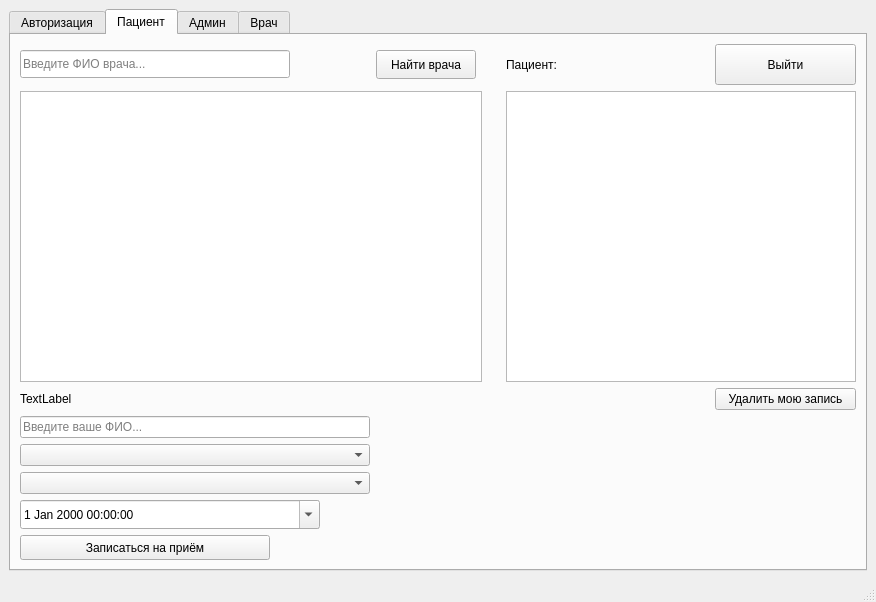
<?xml version="1.0" encoding="UTF-8"?>
<ui version="4.0">
 <class>MainWindow</class>
 <widget class="QMainWindow" name="MainWindow">
  <property name="geometry">
   <rect>
    <x>0</x>
    <y>0</y>
    <width>876</width>
    <height>602</height>
   </rect>
  </property>
  <property name="sizePolicy">
   <sizepolicy hsizetype="Preferred" vsizetype="Preferred">
    <horstretch>0</horstretch>
    <verstretch>0</verstretch>
   </sizepolicy>
  </property>
  <property name="minimumSize">
   <size>
    <width>450</width>
    <height>300</height>
   </size>
  </property>
  <property name="windowTitle">
   <string>MainWindow</string>
  </property>
  <widget class="QWidget" name="centralwidget">
   <layout class="QVBoxLayout" name="verticalLayout">
    <item>
     <widget class="QTabWidget" name="tabWidget">
      <property name="currentIndex">
       <number>1</number>
      </property>
      <widget class="QWidget" name="tab_3">
       <attribute name="title">
        <string>Авторизация</string>
       </attribute>
       <layout class="QGridLayout" name="gridLayout_4">
        <item row="6" column="2">
         <spacer name="horizontalSpacer_2">
          <property name="orientation">
           <enum>Qt::Orientation::Horizontal</enum>
          </property>
          <property name="sizeHint" stdset="0">
           <size>
            <width>40</width>
            <height>20</height>
           </size>
          </property>
         </spacer>
        </item>
        <item row="15" column="1">
         <spacer name="verticalSpacer_9">
          <property name="orientation">
           <enum>Qt::Orientation::Vertical</enum>
          </property>
          <property name="sizeHint" stdset="0">
           <size>
            <width>20</width>
            <height>40</height>
           </size>
          </property>
         </spacer>
        </item>
        <item row="13" column="1">
         <widget class="QPushButton" name="btnRegister">
          <property name="cursor">
           <cursorShape>PointingHandCursor</cursorShape>
          </property>
          <property name="text">
           <string>Зарегистрироваться как пациент</string>
          </property>
         </widget>
        </item>
        <item row="7" column="1">
         <widget class="QLineEdit" name="lnPassword">
          <property name="echoMode">
           <enum>QLineEdit::EchoMode::Password</enum>
          </property>
          <property name="placeholderText">
           <string>Введите пароль...</string>
          </property>
         </widget>
        </item>
        <item row="17" column="1">
         <spacer name="verticalSpacer_5">
          <property name="orientation">
           <enum>Qt::Orientation::Vertical</enum>
          </property>
          <property name="sizeHint" stdset="0">
           <size>
            <width>20</width>
            <height>40</height>
           </size>
          </property>
         </spacer>
        </item>
        <item row="12" column="1">
         <widget class="QLineEdit" name="lnRegName">
          <property name="placeholderText">
           <string>Введите ФИО...</string>
          </property>
         </widget>
        </item>
        <item row="6" column="0">
         <spacer name="horizontalSpacer">
          <property name="orientation">
           <enum>Qt::Orientation::Horizontal</enum>
          </property>
          <property name="sizeHint" stdset="0">
           <size>
            <width>40</width>
            <height>20</height>
           </size>
          </property>
         </spacer>
        </item>
        <item row="9" column="1" alignment="Qt::AlignmentFlag::AlignHCenter|Qt::AlignmentFlag::AlignVCenter">
         <widget class="QPushButton" name="btnLogin">
          <property name="minimumSize">
           <size>
            <width>110</width>
            <height>29</height>
           </size>
          </property>
          <property name="cursor">
           <cursorShape>PointingHandCursor</cursorShape>
          </property>
          <property name="text">
           <string>Войти</string>
          </property>
         </widget>
        </item>
        <item row="18" column="1">
         <spacer name="verticalSpacer_4">
          <property name="orientation">
           <enum>Qt::Orientation::Vertical</enum>
          </property>
          <property name="sizeHint" stdset="0">
           <size>
            <width>20</width>
            <height>40</height>
           </size>
          </property>
         </spacer>
        </item>
        <item row="5" column="1">
         <widget class="QComboBox" name="cbAuthRole">
          <property name="currentText">
           <string>Врач</string>
          </property>
          <item>
           <property name="text">
            <string>Врач</string>
           </property>
          </item>
          <item>
           <property name="text">
            <string>Пациент</string>
           </property>
          </item>
          <item>
           <property name="text">
            <string>Администратор</string>
           </property>
          </item>
         </widget>
        </item>
        <item row="2" column="1" alignment="Qt::AlignmentFlag::AlignHCenter">
         <widget class="QLabel" name="label">
          <property name="font">
           <font>
            <pointsize>11</pointsize>
           </font>
          </property>
          <property name="layoutDirection">
           <enum>Qt::LayoutDirection::LeftToRight</enum>
          </property>
          <property name="text">
           <string>Авторизация</string>
          </property>
         </widget>
        </item>
        <item row="3" column="1">
         <spacer name="verticalSpacer_10">
          <property name="orientation">
           <enum>Qt::Orientation::Vertical</enum>
          </property>
          <property name="sizeHint" stdset="0">
           <size>
            <width>20</width>
            <height>40</height>
           </size>
          </property>
         </spacer>
        </item>
        <item row="10" column="1">
         <spacer name="verticalSpacer_12">
          <property name="orientation">
           <enum>Qt::Orientation::Vertical</enum>
          </property>
          <property name="sizeHint" stdset="0">
           <size>
            <width>20</width>
            <height>40</height>
           </size>
          </property>
         </spacer>
        </item>
        <item row="14" column="1">
         <spacer name="verticalSpacer_13">
          <property name="orientation">
           <enum>Qt::Orientation::Vertical</enum>
          </property>
          <property name="sizeHint" stdset="0">
           <size>
            <width>20</width>
            <height>40</height>
           </size>
          </property>
         </spacer>
        </item>
        <item row="0" column="1">
         <spacer name="verticalSpacer">
          <property name="orientation">
           <enum>Qt::Orientation::Vertical</enum>
          </property>
          <property name="sizeHint" stdset="0">
           <size>
            <width>10</width>
            <height>40</height>
           </size>
          </property>
         </spacer>
        </item>
        <item row="6" column="1">
         <widget class="QLineEdit" name="lnLogin">
          <property name="placeholderText">
           <string>Введите логин...</string>
          </property>
         </widget>
        </item>
        <item row="8" column="1">
         <spacer name="verticalSpacer_3">
          <property name="orientation">
           <enum>Qt::Orientation::Vertical</enum>
          </property>
          <property name="sizeHint" stdset="0">
           <size>
            <width>5</width>
            <height>40</height>
           </size>
          </property>
         </spacer>
        </item>
        <item row="11" column="1">
         <spacer name="verticalSpacer_11">
          <property name="orientation">
           <enum>Qt::Orientation::Vertical</enum>
          </property>
          <property name="sizeHint" stdset="0">
           <size>
            <width>20</width>
            <height>40</height>
           </size>
          </property>
         </spacer>
        </item>
        <item row="16" column="1">
         <spacer name="verticalSpacer_7">
          <property name="orientation">
           <enum>Qt::Orientation::Vertical</enum>
          </property>
          <property name="sizeHint" stdset="0">
           <size>
            <width>20</width>
            <height>40</height>
           </size>
          </property>
         </spacer>
        </item>
        <item row="18" column="2" rowspan="2" alignment="Qt::AlignmentFlag::AlignRight">
         <widget class="QPushButton" name="btnExitApp">
          <property name="minimumSize">
           <size>
            <width>90</width>
            <height>50</height>
           </size>
          </property>
          <property name="text">
           <string>Закрыть</string>
          </property>
         </widget>
        </item>
       </layout>
      </widget>
      <widget class="QWidget" name="tab">
       <attribute name="title">
        <string>Пациент</string>
       </attribute>
       <layout class="QGridLayout" name="gridLayout">
        <item row="2" column="9">
         <widget class="QPushButton" name="btnPatientDeleteApp">
          <property name="cursor">
           <cursorShape>PointingHandCursor</cursorShape>
          </property>
          <property name="text">
           <string>Удалить мою запись</string>
          </property>
         </widget>
        </item>
        <item row="1" column="6" colspan="4">
         <widget class="QTableView" name="myAppointmentsTableView">
          <property name="minimumSize">
           <size>
            <width>350</width>
            <height>240</height>
           </size>
          </property>
          <attribute name="horizontalHeaderMinimumSectionSize">
           <number>34</number>
          </attribute>
         </widget>
        </item>
        <item row="0" column="0" alignment="Qt::AlignmentFlag::AlignLeft">
         <widget class="QLineEdit" name="lineEdit">
          <property name="sizePolicy">
           <sizepolicy hsizetype="Ignored" vsizetype="Fixed">
            <horstretch>0</horstretch>
            <verstretch>0</verstretch>
           </sizepolicy>
          </property>
          <property name="minimumSize">
           <size>
            <width>270</width>
            <height>28</height>
           </size>
          </property>
          <property name="placeholderText">
           <string>Введите ФИО врача...</string>
          </property>
         </widget>
        </item>
        <item row="9" column="0" alignment="Qt::AlignmentFlag::AlignLeft|Qt::AlignmentFlag::AlignBottom">
         <widget class="QPushButton" name="btnAppointment">
          <property name="minimumSize">
           <size>
            <width>250</width>
            <height>25</height>
           </size>
          </property>
          <property name="baseSize">
           <size>
            <width>100</width>
            <height>25</height>
           </size>
          </property>
          <property name="cursor">
           <cursorShape>PointingHandCursor</cursorShape>
          </property>
          <property name="text">
           <string>Записаться на приём</string>
          </property>
         </widget>
        </item>
        <item row="1" column="3">
         <spacer name="horizontalSpacer_3">
          <property name="orientation">
           <enum>Qt::Orientation::Horizontal</enum>
          </property>
          <property name="sizeHint" stdset="0">
           <size>
            <width>40</width>
            <height>20</height>
           </size>
          </property>
         </spacer>
        </item>
        <item row="1" column="0" colspan="3">
         <widget class="QTableView" name="tableView">
          <property name="sizePolicy">
           <sizepolicy hsizetype="Ignored" vsizetype="Expanding">
            <horstretch>0</horstretch>
            <verstretch>0</verstretch>
           </sizepolicy>
          </property>
          <property name="minimumSize">
           <size>
            <width>370</width>
            <height>240</height>
           </size>
          </property>
          <property name="autoScroll">
           <bool>true</bool>
          </property>
          <property name="editTriggers">
           <set>QAbstractItemView::EditTrigger::NoEditTriggers</set>
          </property>
          <attribute name="horizontalHeaderMinimumSectionSize">
           <number>133</number>
          </attribute>
          <attribute name="horizontalHeaderHighlightSections">
           <bool>true</bool>
          </attribute>
         </widget>
        </item>
        <item row="0" column="6">
         <widget class="QLabel" name="lblPatientName">
          <property name="minimumSize">
           <size>
            <width>150</width>
            <height>20</height>
           </size>
          </property>
          <property name="text">
           <string>Пациент:</string>
          </property>
         </widget>
        </item>
        <item row="8" column="0" alignment="Qt::AlignmentFlag::AlignLeft">
         <widget class="QDateTimeEdit" name="dateTimeEdit">
          <property name="minimumSize">
           <size>
            <width>300</width>
            <height>29</height>
           </size>
          </property>
          <property name="calendarPopup">
           <bool>true</bool>
          </property>
         </widget>
        </item>
        <item row="5" column="0">
         <widget class="QComboBox" name="cbDoctors">
          <property name="minimumSize">
           <size>
            <width>350</width>
            <height>0</height>
           </size>
          </property>
         </widget>
        </item>
        <item row="7" column="0">
         <widget class="QComboBox" name="cbServices"/>
        </item>
        <item row="0" column="1" alignment="Qt::AlignmentFlag::AlignLeft">
         <widget class="QPushButton" name="pushButton">
          <property name="minimumSize">
           <size>
            <width>100</width>
            <height>29</height>
           </size>
          </property>
          <property name="baseSize">
           <size>
            <width>100</width>
            <height>25</height>
           </size>
          </property>
          <property name="text">
           <string>Найти врача</string>
          </property>
         </widget>
        </item>
        <item row="0" column="9" alignment="Qt::AlignmentFlag::AlignRight">
         <widget class="QPushButton" name="btnLogout1">
          <property name="minimumSize">
           <size>
            <width>141</width>
            <height>41</height>
           </size>
          </property>
          <property name="cursor">
           <cursorShape>PointingHandCursor</cursorShape>
          </property>
          <property name="text">
           <string>Выйти</string>
          </property>
         </widget>
        </item>
        <item row="4" column="0">
         <widget class="QLineEdit" name="lnPatientName">
          <property name="minimumSize">
           <size>
            <width>350</width>
            <height>0</height>
           </size>
          </property>
          <property name="placeholderText">
           <string>Введите ваше ФИО...</string>
          </property>
         </widget>
        </item>
        <item row="2" column="0">
         <widget class="QLabel" name="lblDoctorSchedule">
          <property name="text">
           <string>TextLabel</string>
          </property>
         </widget>
        </item>
       </layout>
      </widget>
      <widget class="QWidget" name="tab_2">
       <attribute name="title">
        <string>Админ</string>
       </attribute>
       <layout class="QGridLayout" name="gridLayout_5">
        <item row="0" column="0" alignment="Qt::AlignmentFlag::AlignLeft">
         <widget class="QLineEdit" name="lineEdit_2">
          <property name="minimumSize">
           <size>
            <width>300</width>
            <height>28</height>
           </size>
          </property>
          <property name="placeholderText">
           <string>Ввести ФИО врача</string>
          </property>
         </widget>
        </item>
        <item row="0" column="1" colspan="2" alignment="Qt::AlignmentFlag::AlignLeft">
         <widget class="QLineEdit" name="lnDocLogin">
          <property name="minimumSize">
           <size>
            <width>200</width>
            <height>28</height>
           </size>
          </property>
          <property name="placeholderText">
           <string>Ввести логин врача</string>
          </property>
         </widget>
        </item>
        <item row="0" column="3" alignment="Qt::AlignmentFlag::AlignRight">
         <widget class="QPushButton" name="btnLogout2">
          <property name="minimumSize">
           <size>
            <width>101</width>
            <height>41</height>
           </size>
          </property>
          <property name="cursor">
           <cursorShape>PointingHandCursor</cursorShape>
          </property>
          <property name="text">
           <string>Выйти</string>
          </property>
         </widget>
        </item>
        <item row="1" column="0" alignment="Qt::AlignmentFlag::AlignLeft">
         <widget class="QLineEdit" name="lineEdit_3">
          <property name="minimumSize">
           <size>
            <width>300</width>
            <height>28</height>
           </size>
          </property>
          <property name="placeholderText">
           <string>Ввести специализацию</string>
          </property>
         </widget>
        </item>
        <item row="1" column="1" colspan="2" alignment="Qt::AlignmentFlag::AlignLeft">
         <widget class="QLineEdit" name="lnDocPassword">
          <property name="minimumSize">
           <size>
            <width>200</width>
            <height>28</height>
           </size>
          </property>
          <property name="placeholderText">
           <string>Ввести пароль врача</string>
          </property>
         </widget>
        </item>
        <item row="2" column="0" alignment="Qt::AlignmentFlag::AlignLeft">
         <widget class="QLineEdit" name="lineEdit_4">
          <property name="minimumSize">
           <size>
            <width>300</width>
            <height>28</height>
           </size>
          </property>
          <property name="placeholderText">
           <string>Ввести кабинет</string>
          </property>
         </widget>
        </item>
        <item row="2" column="1" alignment="Qt::AlignmentFlag::AlignLeft">
         <widget class="QPushButton" name="pushButton_2">
          <property name="minimumSize">
           <size>
            <width>143</width>
            <height>29</height>
           </size>
          </property>
          <property name="cursor">
           <cursorShape>PointingHandCursor</cursorShape>
          </property>
          <property name="text">
           <string>Добавить врача</string>
          </property>
         </widget>
        </item>
        <item row="3" column="0" colspan="2" alignment="Qt::AlignmentFlag::AlignLeft">
         <widget class="QTableView" name="appointmentsTableView">
          <property name="minimumSize">
           <size>
            <width>450</width>
            <height>350</height>
           </size>
          </property>
         </widget>
        </item>
        <item row="3" column="2" colspan="2" alignment="Qt::AlignmentFlag::AlignHCenter">
         <widget class="QPushButton" name="btnDeleteAppointment">
          <property name="minimumSize">
           <size>
            <width>210</width>
            <height>29</height>
           </size>
          </property>
          <property name="cursor">
           <cursorShape>PointingHandCursor</cursorShape>
          </property>
          <property name="text">
           <string>Удалить выбранную запись</string>
          </property>
         </widget>
        </item>
       </layout>
      </widget>
      <widget class="QWidget" name="tab_4">
       <attribute name="title">
        <string>Врач</string>
       </attribute>
       <layout class="QGridLayout" name="gridLayout_3">
        <item row="2" column="0" rowspan="2" alignment="Qt::AlignmentFlag::AlignLeft|Qt::AlignmentFlag::AlignVCenter">
         <widget class="QDateTimeEdit" name="dtDoctorEdit">
          <property name="minimumSize">
           <size>
            <width>200</width>
            <height>29</height>
           </size>
          </property>
          <property name="calendarPopup">
           <bool>true</bool>
          </property>
         </widget>
        </item>
        <item row="2" column="1" alignment="Qt::AlignmentFlag::AlignLeft|Qt::AlignmentFlag::AlignVCenter">
         <widget class="QPushButton" name="btnDoctorEditApp">
          <property name="minimumSize">
           <size>
            <width>160</width>
            <height>29</height>
           </size>
          </property>
          <property name="cursor">
           <cursorShape>PointingHandCursor</cursorShape>
          </property>
          <property name="text">
           <string>Перенести приём</string>
          </property>
         </widget>
        </item>
        <item row="0" column="2" alignment="Qt::AlignmentFlag::AlignRight">
         <widget class="QPushButton" name="btnLogout3">
          <property name="minimumSize">
           <size>
            <width>101</width>
            <height>41</height>
           </size>
          </property>
          <property name="cursor">
           <cursorShape>PointingHandCursor</cursorShape>
          </property>
          <property name="text">
           <string>Выйти</string>
          </property>
         </widget>
        </item>
        <item row="1" column="0" colspan="2">
         <widget class="QTableView" name="doctorTableView">
          <property name="minimumSize">
           <size>
            <width>400</width>
            <height>349</height>
           </size>
          </property>
          <attribute name="horizontalHeaderCascadingSectionResizes">
           <bool>false</bool>
          </attribute>
          <attribute name="horizontalHeaderMinimumSectionSize">
           <number>161</number>
          </attribute>
          <attribute name="horizontalHeaderDefaultSectionSize">
           <number>161</number>
          </attribute>
          <attribute name="horizontalHeaderHighlightSections">
           <bool>true</bool>
          </attribute>
          <attribute name="horizontalHeaderStretchLastSection">
           <bool>false</bool>
          </attribute>
         </widget>
        </item>
        <item row="3" column="1" alignment="Qt::AlignmentFlag::AlignLeft">
         <widget class="QPushButton" name="btnDoctorCancelApp">
          <property name="minimumSize">
           <size>
            <width>160</width>
            <height>29</height>
           </size>
          </property>
          <property name="cursor">
           <cursorShape>PointingHandCursor</cursorShape>
          </property>
          <property name="text">
           <string>Отменить приём</string>
          </property>
         </widget>
        </item>
       </layout>
      </widget>
     </widget>
    </item>
   </layout>
  </widget>
  <widget class="QMenuBar" name="menubar">
   <property name="geometry">
    <rect>
     <x>0</x>
     <y>0</y>
     <width>876</width>
     <height>22</height>
    </rect>
   </property>
  </widget>
  <widget class="QStatusBar" name="statusbar"/>
 </widget>
 <resources/>
 <connections/>
</ui>
